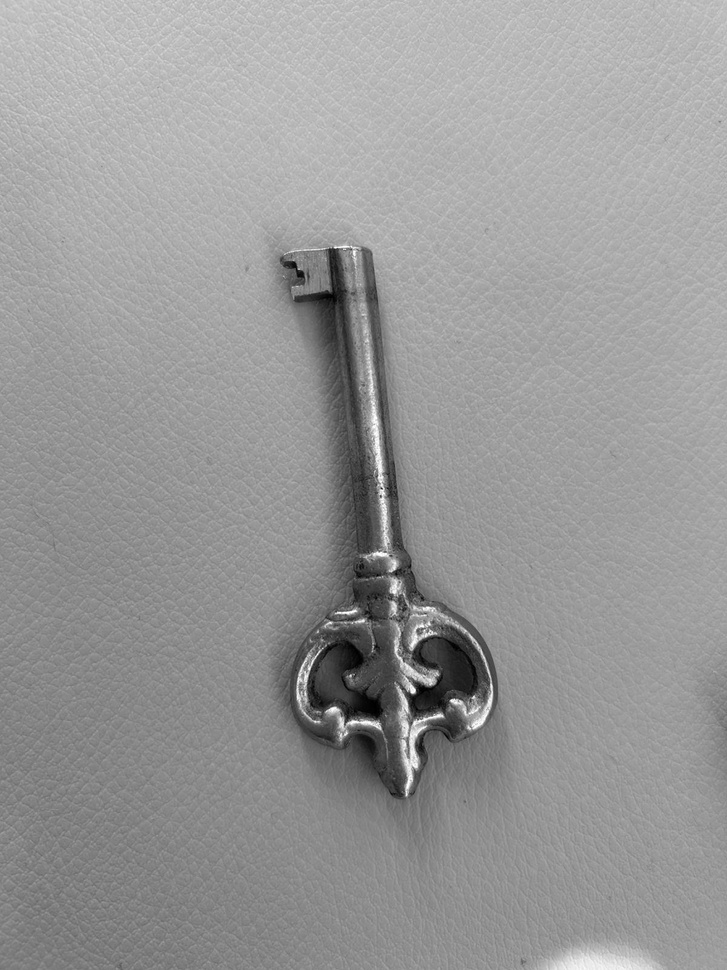
#> input picture Imagens_Cinza/chave_i_d_01.jpg, 727 x 970 px, shrunk from 1200 x 1600 before the run; its folder holds only this picture in this run
$ jupyter execute analise_transformacoes.ipynb
#> lines starting #> are read from the running program, lines starting #| are printed output that depends on the picture
[cell 1]
# Passo 1: Importar as bibliotecas necessárias
import os
import glob
import numpy as np
import matplotlib.pyplot as plt
from skimage import io, color, exposure
from skimage.util import img_as_ubyte

# --- SEÇÃO DE CONFIGURAÇÃO ---
# Escolha a classe de objetos para analisar (use letra minúscula)
CLASSE_PARA_ANALISAR = 'chave'

# Defina o valor do Gamma (valores < 1.0 clareiam a imagem, > 1.0 escurecem)
VALOR_GAMMA = 0.5

# Pastas de entrada e saída
PASTA_CINZA = 'Imagens_Cinza'
PASTA_SAIDA = 'Imagens_Transformadas'
# --------------------------------

# Passo 2: Criar a pasta de destino para as imagens transformadas
print(f"Verificando/Criando pasta de destino: {PASTA_SAIDA}")
os.makedirs(PASTA_SAIDA, exist_ok=True)


# Passo 3: Encontrar as imagens da classe escolhida na pasta de níveis de cinza
caminho_busca = os.path.join(PASTA_CINZA, f'{CLASSE_PARA_ANALISAR}*.jpg')
lista_imagens_cinza = sorted(glob.glob(caminho_busca))

print(f"\nEncontradas {len(lista_imagens_cinza)} imagens da classe '{CLASSE_PARA_ANALISAR}'.")
print("Iniciando transformações...")

# Passo 4: Loop para processar cada imagem
for caminho_imagem in lista_imagens_cinza:
    # Carrega a imagem em níveis de cinza
    img_cinza = io.imread(caminho_imagem)
#> img_cinza is the input picture: shape (970, 727); min 0, max 255, mean 152.5

    # --- APLICAÇÃO DAS TRANSFORMADAS ---

    # 1. Ajuste Gama
    img_gamma = exposure.adjust_gamma(img_cinza, gamma=VALOR_GAMMA)
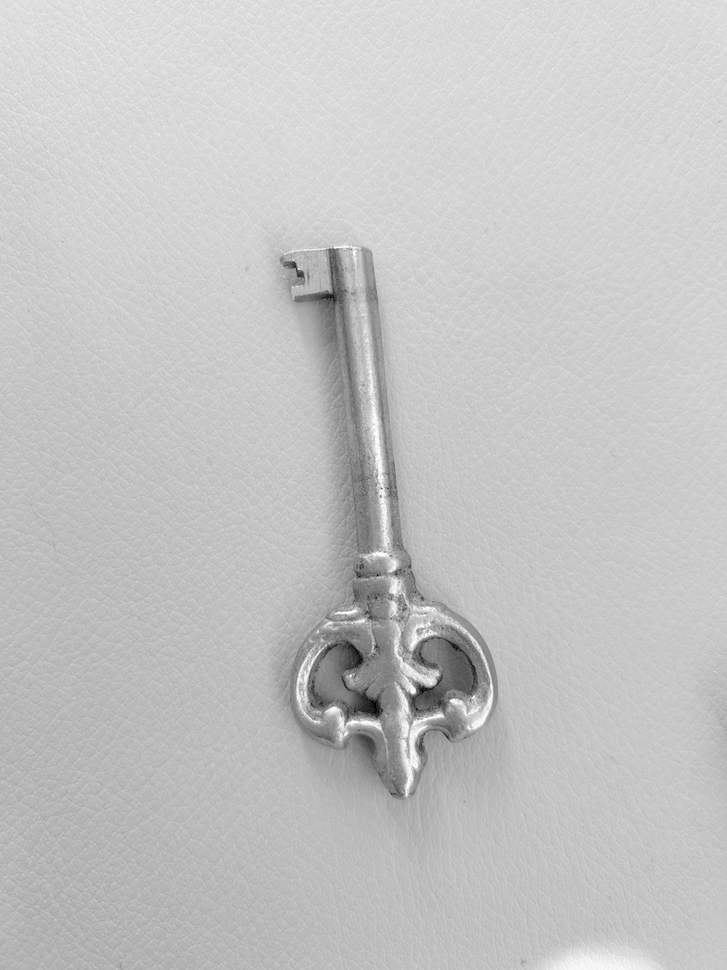
#> img_gamma: shape (970, 727); min 0, max 255, mean 196

    # 2. Equalização de Histograma
    img_hist_eq = exposure.equalize_hist(img_cinza)
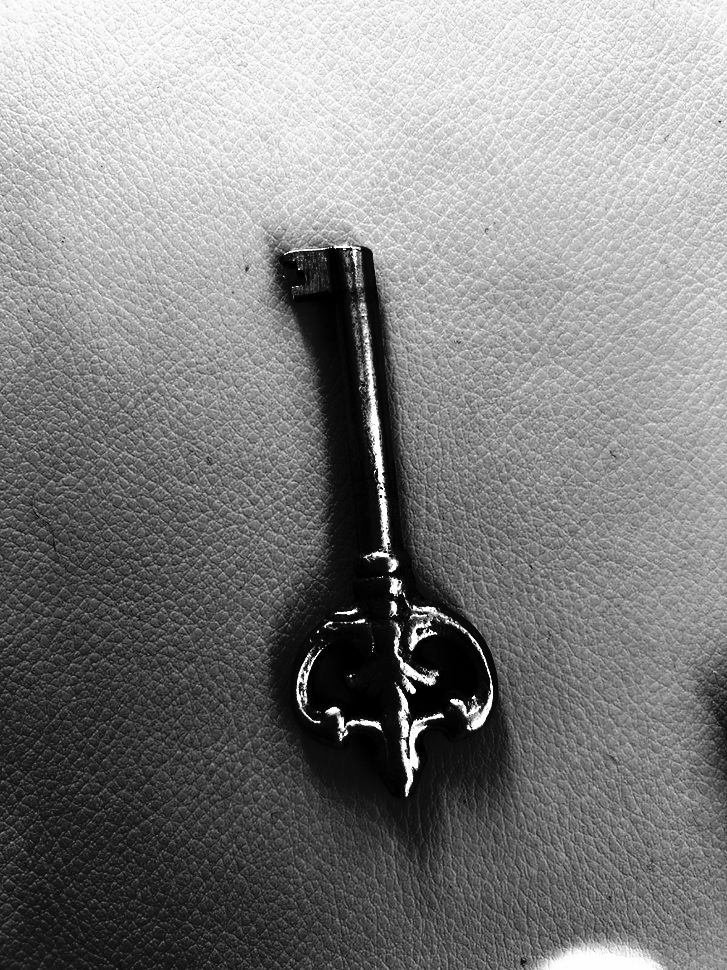
#> img_hist_eq: shape (970, 727) float64; min 5.11e-05, max 1, mean 0.506
    # A equalização retorna valores float (0 a 1), então convertemos para 8-bit (0 a 255)
    img_hist_eq_8bit = img_as_ubyte(img_hist_eq)

    # --- SALVANDO AS NOVAS IMAGENS ---
    nome_base = os.path.basename(caminho_imagem).split('.')[0] # Pega o nome sem a extensão .jpg

    # Salva a imagem com ajuste gama
    nome_gamma = f"{nome_base}_gamma.jpg"
    caminho_gamma = os.path.join(PASTA_SAIDA, nome_gamma)
    io.imsave(caminho_gamma, img_gamma)

    # Salva a imagem equalizada
    nome_hist = f"{nome_base}_hist.jpg"
    caminho_hist = os.path.join(PASTA_SAIDA, nome_hist)
    io.imsave(caminho_hist, img_hist_eq_8bit)

    # --- VISUALIZAÇÃO DOS RESULTADOS ---
    print(f"\nResultados para: {os.path.basename(caminho_imagem)}")

    fig, axes = plt.subplots(1, 3, figsize=(15, 5))
    ax = axes.ravel() # Transforma o array de eixos em uma lista

    ax[0].imshow(img_cinza, cmap='gray')
    ax[0].set_title("Original em Níveis de Cinza")
    ax[0].axis('off')

    ax[1].imshow(img_gamma, cmap='gray', vmin=0, vmax=255)
    ax[1].set_title(f"Ajuste Gama (γ={VALOR_GAMMA})")
    ax[1].axis('off')

    ax[2].imshow(img_hist_eq_8bit, cmap='gray')
    ax[2].set_title("Equalização de Histograma")
    ax[2].axis('off')

    plt.tight_layout()
    plt.show()
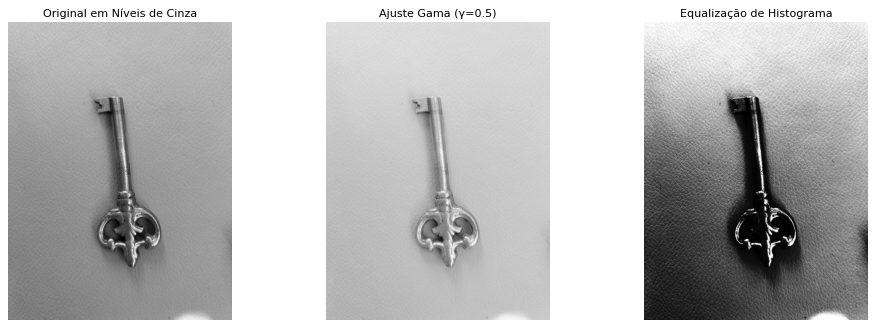
#> figure drawn by matplotlib, 3 panels

print("\n\nProcesso finalizado!")

$ run again, on Imagens_Cinza/chave_o_d_01.jpg
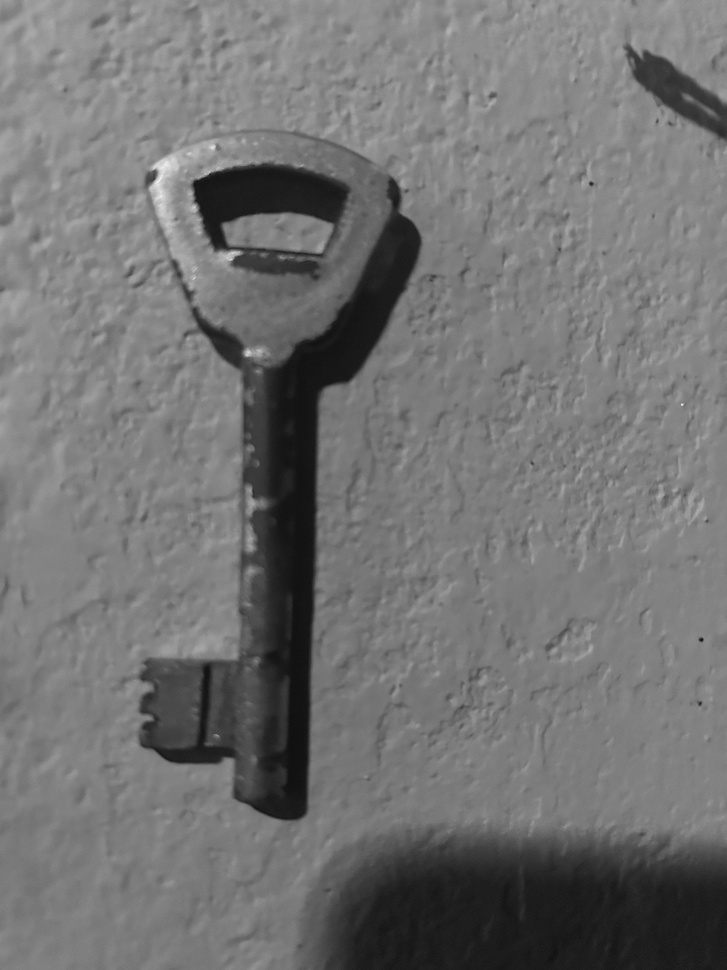
#> input picture Imagens_Cinza/chave_o_d_01.jpg, 727 x 970 px, shrunk from 3024 x 4032 before the run
#> img_cinza is the input picture: shape (970, 727); min 14, max 241, mean 114.8
#> `img_hist_eq = exposure.equalize_hist(img_cinza)`:
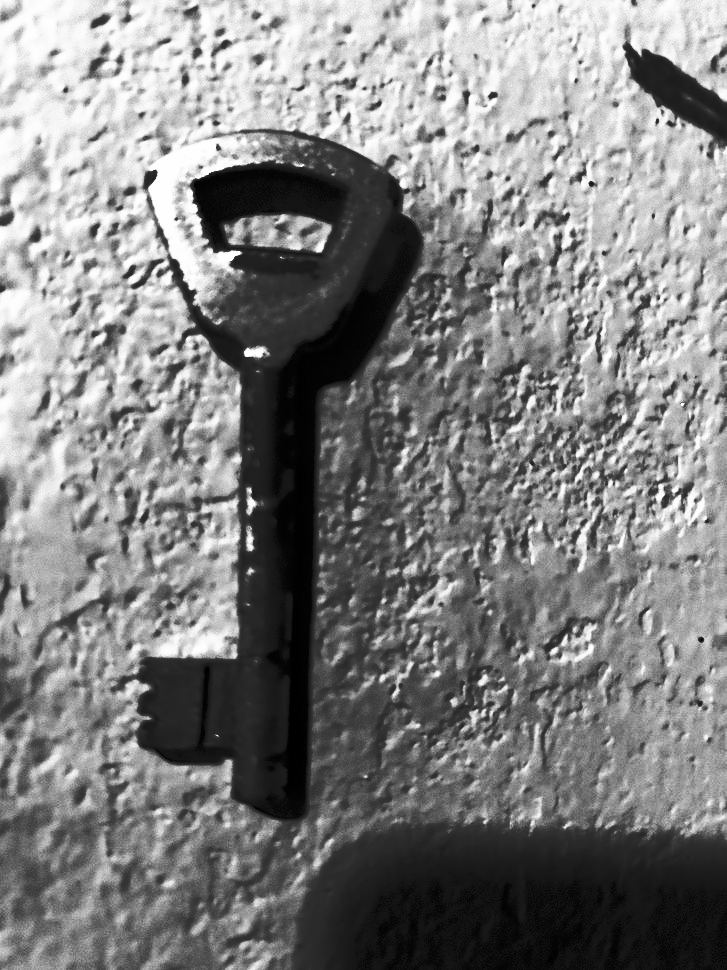
#> img_hist_eq: shape (970, 727) float64; min 2.84e-06, max 1, mean 0.509
#> `plt.show()`:
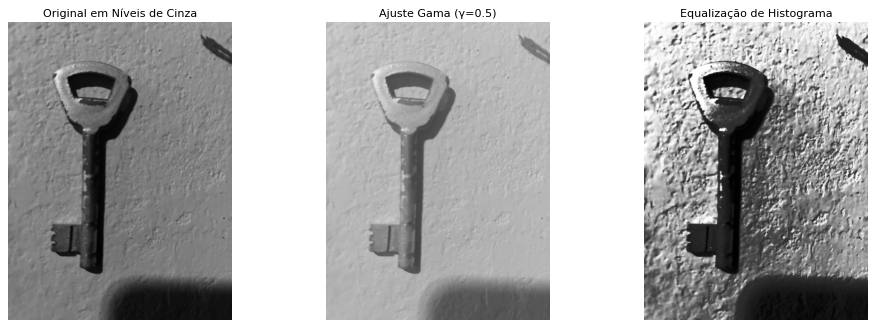
#> figure drawn by matplotlib, 3 panels

$ run again, on Imagens_Cinza/chave_o_n_01.jpg
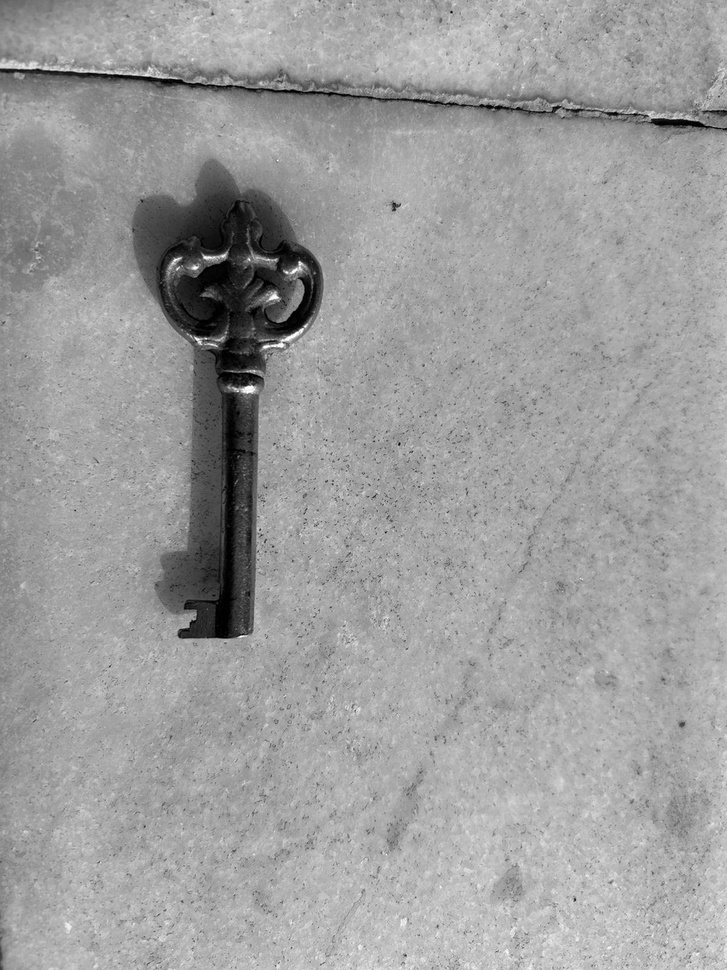
#> input picture Imagens_Cinza/chave_o_n_01.jpg, 727 x 970 px, shrunk from 1200 x 1600 before the run
#> img_cinza is the input picture: shape (970, 727); min 0, max 255, mean 157.3
#> `img_hist_eq = exposure.equalize_hist(img_cinza)`:
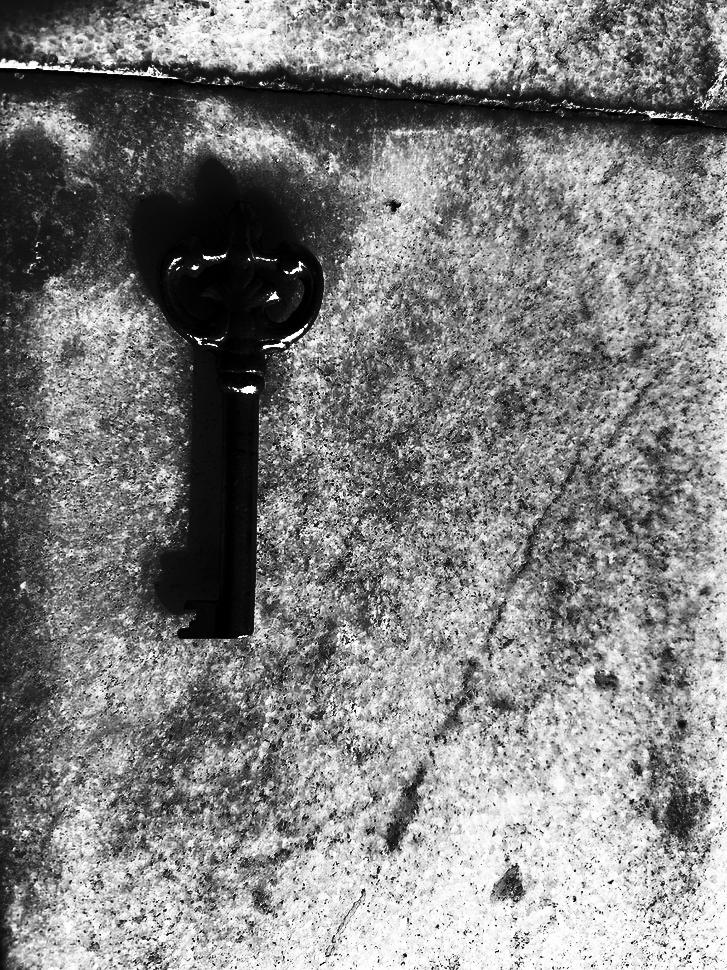
#> img_hist_eq: shape (970, 727) float64; min 0.000827, max 1, mean 0.508
#> `plt.show()`:
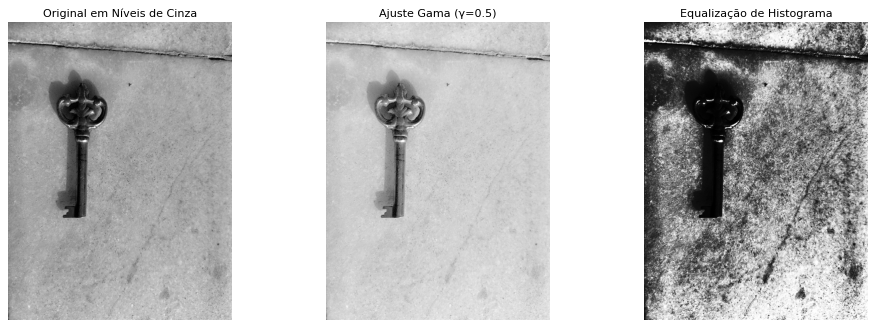
#> figure drawn by matplotlib, 3 panels
